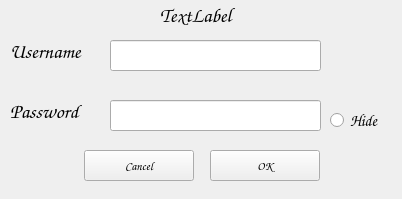
<?xml version="1.0" encoding="UTF-8"?>
<ui version="4.0">
 <class>Form</class>
 <widget class="QWidget" name="Form">
  <property name="geometry">
   <rect>
    <x>0</x>
    <y>0</y>
    <width>402</width>
    <height>199</height>
   </rect>
  </property>
  <property name="windowTitle">
   <string>Form</string>
  </property>
  <widget class="QLabel" name="label">
   <property name="geometry">
    <rect>
     <x>10</x>
     <y>36</y>
     <width>100</width>
     <height>31</height>
    </rect>
   </property>
   <property name="font">
    <font>
     <family>Comic Sans MS</family>
     <pointsize>15</pointsize>
    </font>
   </property>
   <property name="text">
    <string>Username</string>
   </property>
  </widget>
  <widget class="QLabel" name="label_2">
   <property name="geometry">
    <rect>
     <x>10</x>
     <y>96</y>
     <width>100</width>
     <height>31</height>
    </rect>
   </property>
   <property name="font">
    <font>
     <family>Comic Sans MS</family>
     <pointsize>15</pointsize>
    </font>
   </property>
   <property name="text">
    <string>Password</string>
   </property>
  </widget>
  <widget class="QRadioButton" name="hideButton">
   <property name="enabled">
    <bool>true</bool>
   </property>
   <property name="geometry">
    <rect>
     <x>330</x>
     <y>110</y>
     <width>141</width>
     <height>20</height>
    </rect>
   </property>
   <property name="font">
    <font>
     <family>Comic Sans MS</family>
     <pointsize>12</pointsize>
    </font>
   </property>
   <property name="focusPolicy">
    <enum>Qt::NoFocus</enum>
   </property>
   <property name="text">
    <string>Hide</string>
   </property>
  </widget>
  <widget class="QPushButton" name="cancel_button">
   <property name="geometry">
    <rect>
     <x>84</x>
     <y>150</y>
     <width>110</width>
     <height>31</height>
    </rect>
   </property>
   <property name="font">
    <font>
     <family>Comic Sans MS</family>
    </font>
   </property>
   <property name="focusPolicy">
    <enum>Qt::NoFocus</enum>
   </property>
   <property name="text">
    <string>Cancel</string>
   </property>
  </widget>
  <widget class="QPushButton" name="OK_button">
   <property name="geometry">
    <rect>
     <x>210</x>
     <y>150</y>
     <width>110</width>
     <height>31</height>
    </rect>
   </property>
   <property name="font">
    <font>
     <family>Comic Sans MS</family>
    </font>
   </property>
   <property name="focusPolicy">
    <enum>Qt::NoFocus</enum>
   </property>
   <property name="text">
    <string>OK</string>
   </property>
  </widget>
  <widget class="QLabel" name="mode_label">
   <property name="geometry">
    <rect>
     <x>160</x>
     <y>0</y>
     <width>101</width>
     <height>31</height>
    </rect>
   </property>
   <property name="font">
    <font>
     <family>Comic Sans MS</family>
     <pointsize>15</pointsize>
    </font>
   </property>
   <property name="text">
    <string>TextLabel</string>
   </property>
  </widget>
  <widget class="QLineEdit" name="password_field">
   <property name="geometry">
    <rect>
     <x>110</x>
     <y>100</y>
     <width>211</width>
     <height>31</height>
    </rect>
   </property>
   <property name="font">
    <font>
     <family>Comic Sans MS</family>
     <pointsize>13</pointsize>
    </font>
   </property>
  </widget>
  <widget class="QLineEdit" name="username_field">
   <property name="geometry">
    <rect>
     <x>110</x>
     <y>40</y>
     <width>211</width>
     <height>31</height>
    </rect>
   </property>
   <property name="font">
    <font>
     <family>Comic Sans MS</family>
     <pointsize>13</pointsize>
    </font>
   </property>
  </widget>
 </widget>
 <resources/>
 <connections/>
</ui>
